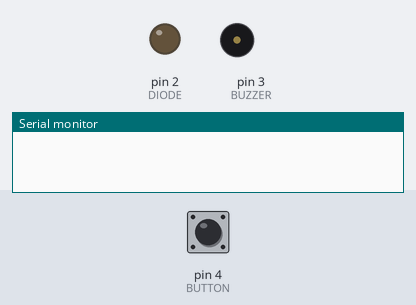
Recording of a sketch running on a simulated Arduino Uno, built with avr-gcc and run on an emulated ATmega328P. Parts: output pins drawn as LEDs (lit = HIGH), buzzer (waves = sounding), the last lines printed to the serial monitor. Dashed ring = blinking. The test bench sets the inputs (shaded band); at power-on: pin 4 (BUTTON) LOW.

Above: at 1.2 s.
1.3 s: pin 4 (BUTTON) pulled HIGH for 0.15 s
At 2.6 s:
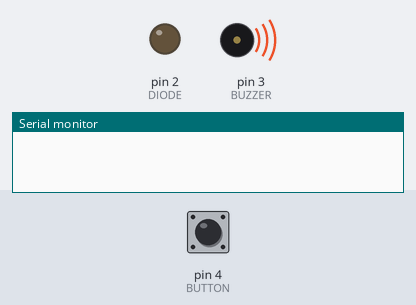
2.9 s: pin 4 (BUTTON) pulled HIGH for 3.2 s
At 3.4 s:
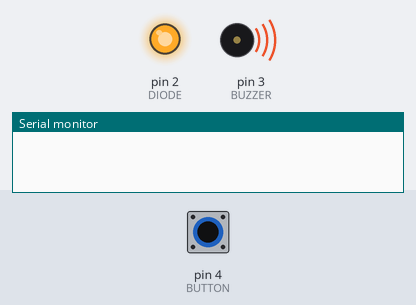
7.6 s: pin 4 (BUTTON) pulsed HIGH 2 times (0.12 s each, 0.3 s apart)
At 7.67 s:
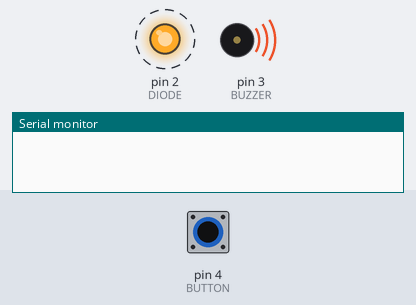
11.2 s: pin 4 (BUTTON) pulsed HIGH 5 times (0.12 s each, 0.3 s apart)
At 14.0 s:
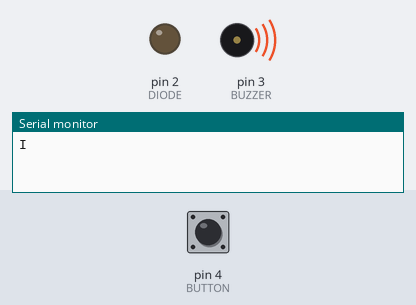
Timing chart, 0 to 15.5 s (numbered marks = the images above; inputs shaded):
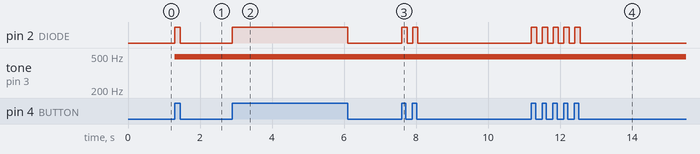

Measured:
- after the input at 1.3 s, pin 2 (DIODE): LOW → HIGH at once, → LOW 0.15 s later; tone on pin 3 (BUZZER): silent → 490 Hz at once
- after the input at 2.9 s, pin 2 (DIODE): LOW → HIGH at once, → LOW 3.2 s later
- after the input at 7.6 s, pin 2 (DIODE): alternates HIGH for 0.15 s and LOW for 0.15 s, 4 changes in all, then stays LOW, starting at once
- after the input at 11.2 s, pin 2 (DIODE): alternates HIGH for 0.15 s and LOW for 0.15 s, 10 changes in all, then stays LOW, starting at once

The sketch:

task06.ino
```cpp
/* Pin configuration. */
#define DIODE 2
#define BUZZER 3
#define BUTTON 4

/* Useful constants. */
#define ON true
#define OFF false

/* Program settings. */
#define UNIT_DURATION 300
#define DOT_DURATION UNIT_DURATION
#define DASH_DURATION (3 * UNIT_DURATION)
#define LETTER_SPACE_DURATION (3 * UNIT_DURATION)
#define WORD_SPACE_DURATION (7 * UNIT_DURATION)

#define PITCH_FREQUENCY 128
#define SERIAL_RATE 9600

#define CODE_BUFFER_CAPACITY 8
#define WORD_BUFFER_CAPACITY 64

static const char *MORSE_CODES[] = {
	/* A */ ".-",
	/* B */ "-...",
	/* C */ "-.-.",
	/* D */ "-..",
	/* E */ ".",
	/* F */ "..-.",
	/* G */ "--.",
	/* H */ "....",
	/* I */ "..",
	/* J */ ".---",
	/* K */ "-.-",
	/* L */ ".-..",
	/* M */ "--",
	/* N */ "-.",
	/* O */ "---",
	/* P */ ".--.",
	/* Q */ "--.-",
	/* R */ ".-.",
	/* S */ "...",
	/* T */ "-",
	/* U */ "..-",
	/* V */ "...-",
	/* W */ ".--",
	/* X */ "-..-",
	/* Y */ "-.--",
	/* Z */ "--.."
};

/* Character buffer (aka string) utlility class. */
struct str_t {
	char *buffer;
	unsigned int size;
};

inline void str_init(struct str_t *str, char *buffer) {
	str->buffer = buffer;
	str_clear(str);
}

inline void str_put(str_t *str, char c) {
	str->buffer[str->size++] = c;
	str->buffer[str->size] = '\0';
}

inline void str_clear(str_t *str) {
	str->size = 0;
	str->buffer[str->size] = '\0';
}

inline bool str_isEmpty(str_t *str) {
	return str->size == 0;
}

/* Main program logic. */
static char codeBuffer[CODE_BUFFER_CAPACITY];
str_t codeStr;

static char wordBuffer[WORD_BUFFER_CAPACITY];
str_t wordStr;

bool isPressed, wasPressed;
unsigned long actionStartTime;

char recognizeCode() {
	for (char c = 'A'; c <= 'Z'; c++) {
		if (strcmp(MORSE_CODES[c - 'A'], codeBuffer) == 0) {
			return c;
		}
	}

	return '?';
}

void onButtonPressed() {
	unsigned long currentTime = millis();
	unsigned long idleDuration = currentTime - actionStartTime;

	if (idleDuration >= LETTER_SPACE_DURATION && !str_isEmpty(&codeStr)) {
		str_put(&wordStr, recognizeCode());
		str_clear(&codeStr);
	}

	actionStartTime = currentTime;
}

void onButtonReleased() {
	unsigned long currentTime = millis();
	unsigned long pressDuration = currentTime - actionStartTime;

	if (pressDuration <= DOT_DURATION) {
		str_put(&codeStr, '.');
	} else if (pressDuration <= DASH_DURATION) {
		str_put(&codeStr, '-');
	} else {
		str_clear(&codeStr);
		str_clear(&wordStr);
	}

	actionStartTime = currentTime;
}

void onButtonIdle() {
	unsigned long currentTime = millis();
	unsigned long idleDuration = currentTime - actionStartTime;

	if (idleDuration >= WORD_SPACE_DURATION) {
		if (!str_isEmpty(&codeStr)) {
			str_put(&wordStr, recognizeCode());
			str_clear(&codeStr);
		}

		if (!str_isEmpty(&wordStr)) {
			Serial.println(wordStr.buffer);
			str_clear(&wordStr);
		}
	}
}

void signal(bool enabled) {
	if (enabled) {
		digitalWrite(DIODE, HIGH);
		analogWrite(BUZZER, PITCH_FREQUENCY);
	} else {
		digitalWrite(DIODE, LOW);
		analogWrite(BUZZER, 0);
	}
}

void setup() {
	pinMode(DIODE, OUTPUT);
	pinMode(BUZZER, OUTPUT);
	pinMode(BUTTON, INPUT);

	str_init(&codeStr, codeBuffer);
	str_init(&wordStr, wordBuffer);

	isPressed = false;
	wasPressed = false;

	Serial.begin(SERIAL_RATE);
}

void loop() {
	isPressed = digitalRead(BUTTON) == HIGH;
	signal(isPressed ? ON : OFF);

	if (isPressed && !wasPressed) {
		onButtonPressed();
	} else if (!isPressed && wasPressed) {
		onButtonReleased();
	} else if (!isPressed) {
		onButtonIdle();
	}

	wasPressed = isPressed;

	delay(50);
}
```
